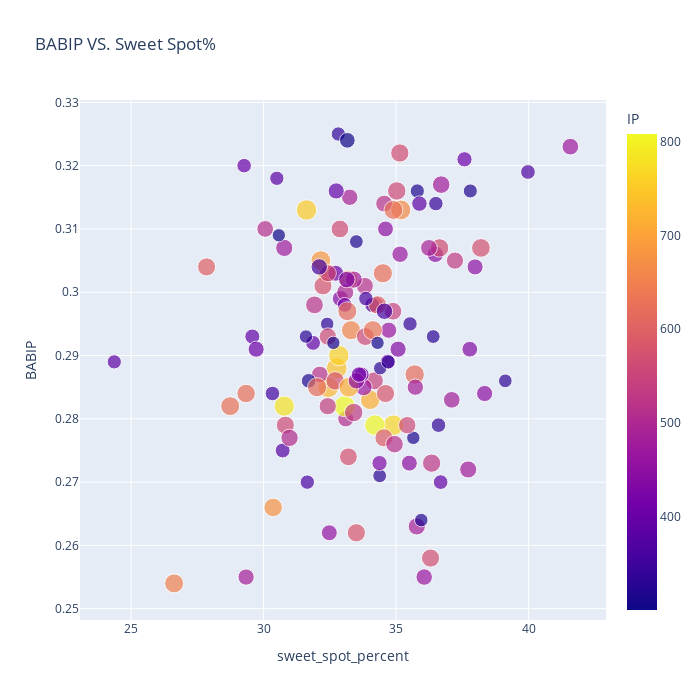

Source (notebook cell):
### Code cell
fig = px.scatter(fg_sav, x="sweet_spot_percent", y="BABIP",
                 size = 'pitch_count',color ="IP",
                 hover_name="Name", log_x=False, size_max=15
                 , width=700, height=700,
                 title = "BABIP VS. Sweet Spot%")
fig.show()

### Figure 1 — Plotly figure (JSON) as saved in the notebook; plotly's stock layout.template omitted (floating-point values rounded to 4 significant figures; data arrays with more than 128 entries replaced by an {"elided": "..."} marker saying what was removed)
{"data": [{"hovertemplate": "<b>%{hovertext}</b><br><br>sweet_spot_percent=%{x}<br>BABIP=%{y}<br>pitch_count=%{marker.size}<br>IP=%{marker.color}<extra></extra>", "hovertext": {"elided": "132 str values"}, "legendgroup": "", "marker": {"color": {"elided": "132 float values"}, "coloraxis": "coloraxis", "size": {"elided": "132 int values"}, "sizemode": "area", "sizeref": 58.24, "symbol": "circle"}, "mode": "markers", "name": "", "orientation": "v", "showlegend": false, "type": "scatter", "x": {"elided": "132 float values"}, "xaxis": "x", "y": {"elided": "132 float values"}, "yaxis": "y"}], "layout": {"coloraxis": {"colorbar": {"title": {"text": "IP"}}, "colorscale": [[0, "#0d0887"], [0.1111, "#46039f"], [0.2222, "#7201a8"], [0.3333, "#9c179e"], [0.4444, "#bd3786"], [0.5556, "#d8576b"], [0.6667, "#ed7953"], [0.7778, "#fb9f3a"], [0.8889, "#fdca26"], [1, "#f0f921"]]}, "height": 700, "legend": {"itemsizing": "constant", "tracegroupgap": 0}, "title": {"text": "BABIP VS. Sweet Spot%"}, "width": 700, "xaxis": {"anchor": "y", "domain": [0, 1], "title": {"text": "sweet_spot_percent"}}, "yaxis": {"anchor": "x", "domain": [0, 1], "title": {"text": "BABIP"}}}}
